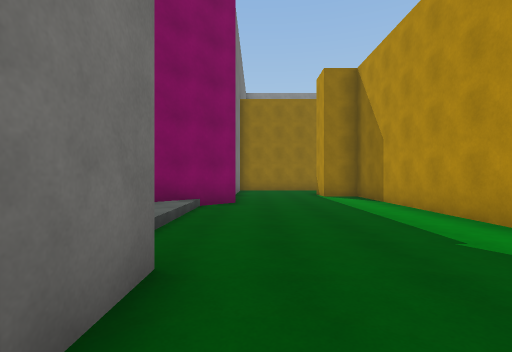
[1] (above)

24 first-person views from a walk through a 3-D level made in the Unity game engine. The camera is 1.4 m above the floor, looks level and sees 85° across. The floor is counted in squares, 2 m on a side. Each view is taken from the middle of a square. On the plan, view 1 faces up. The plan holds only what a view shows up to about 9 squares ahead; the rest is blank. The place goes on beyond the plan. The player character is not drawn. Surface patterns are stand-ins for the level's own textures.

[2]
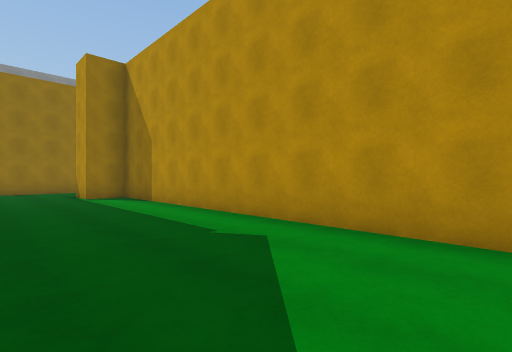

[3]
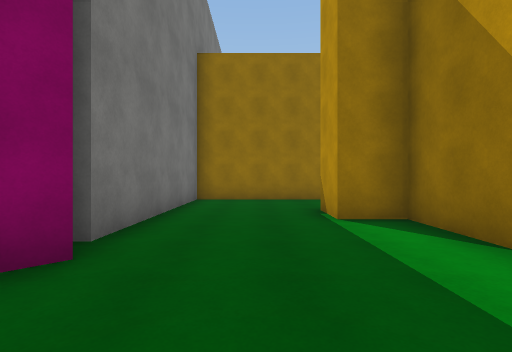

[4]
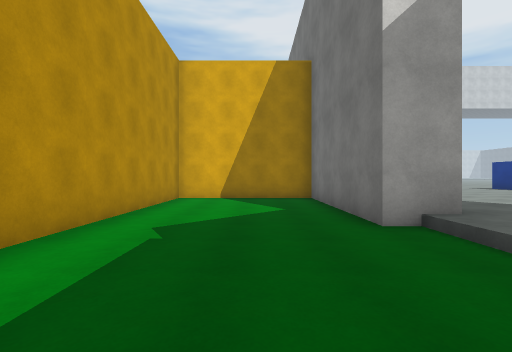

[5]
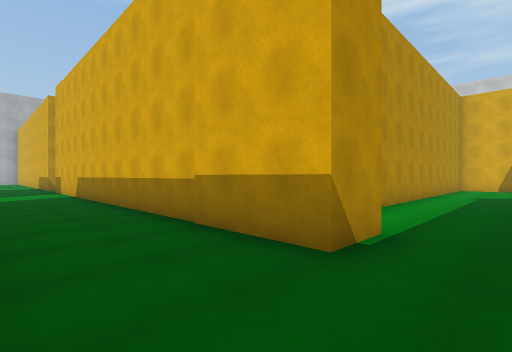

[6]
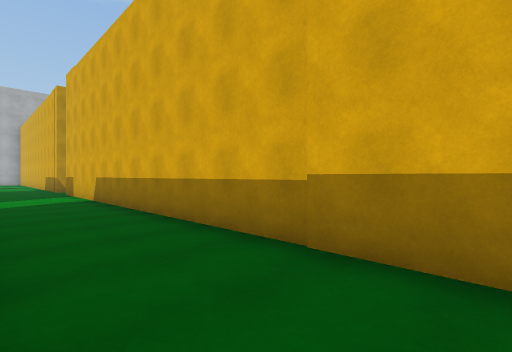

[7]
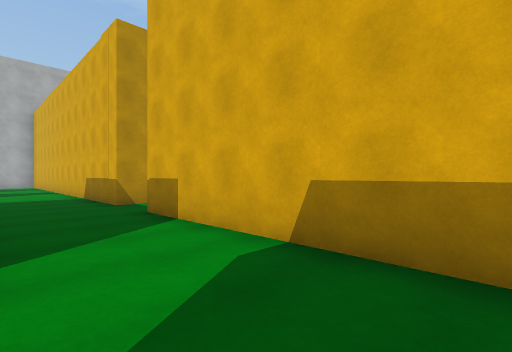

[8]
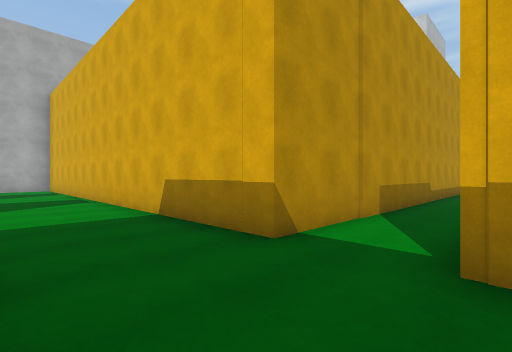

[9]
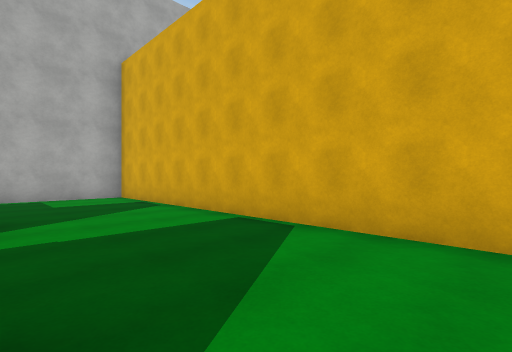

[10]
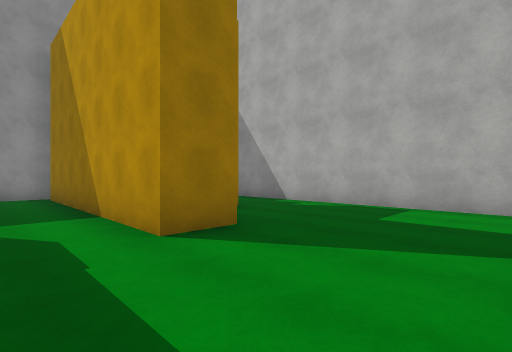

[11]
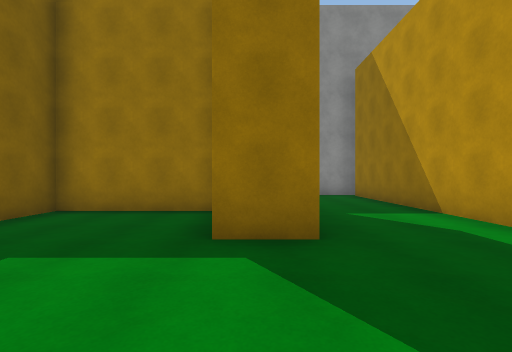

[12]
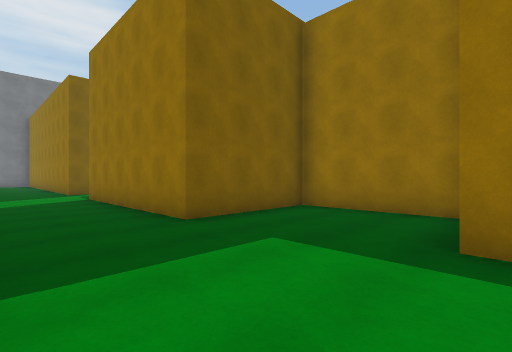

[13]
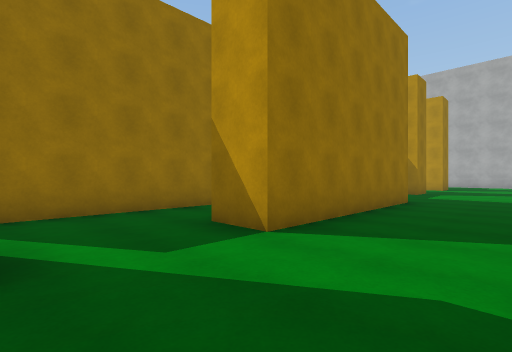

[14]
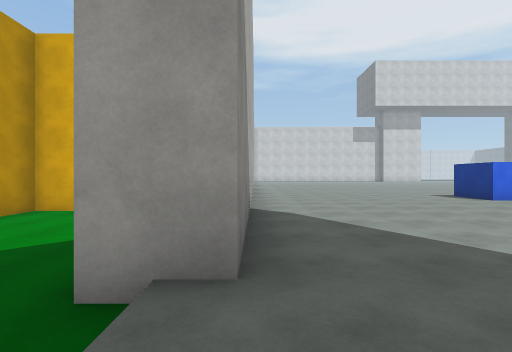

[15]
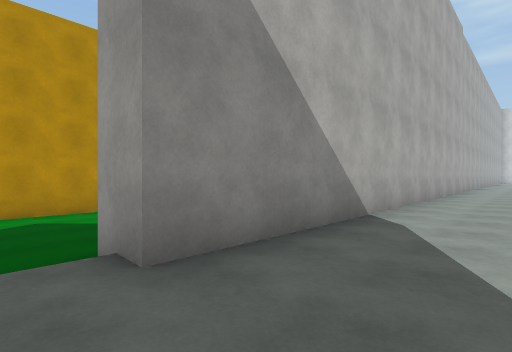

[16]
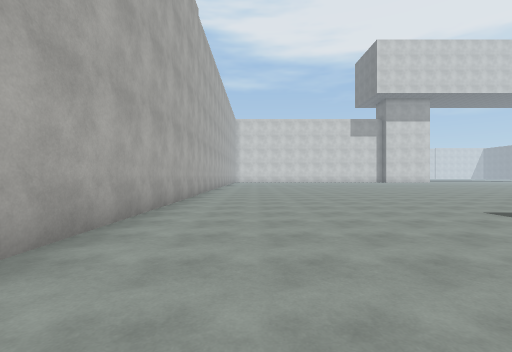

[17]
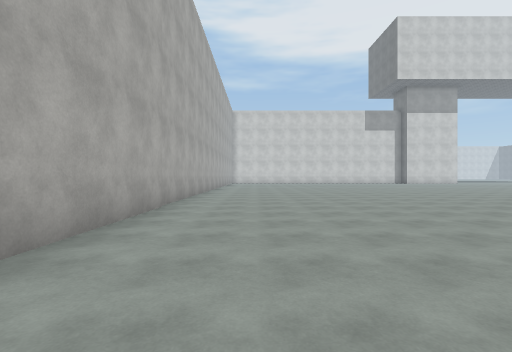

[18]
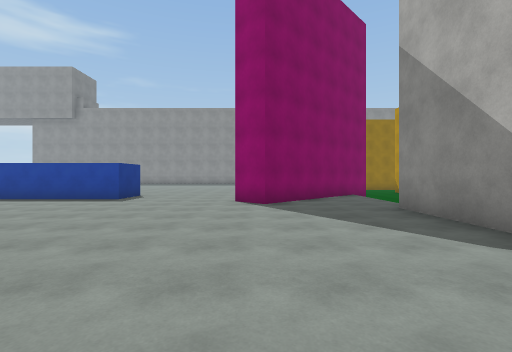

[19]
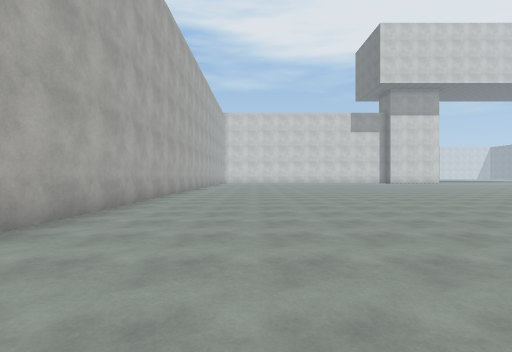

[20]
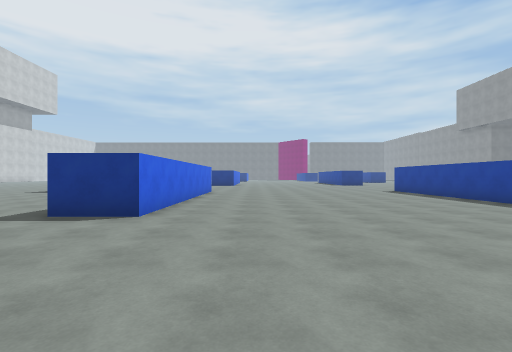

[21]
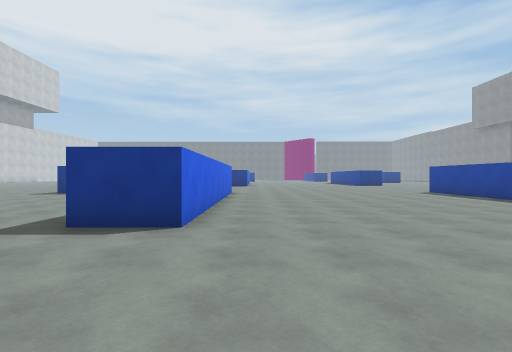

[22]
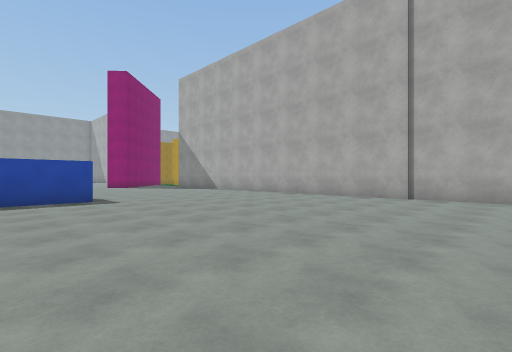

[23]
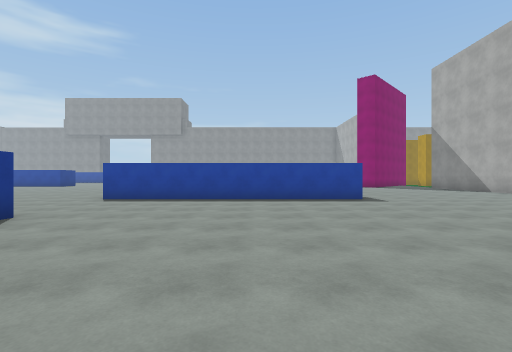

[24]
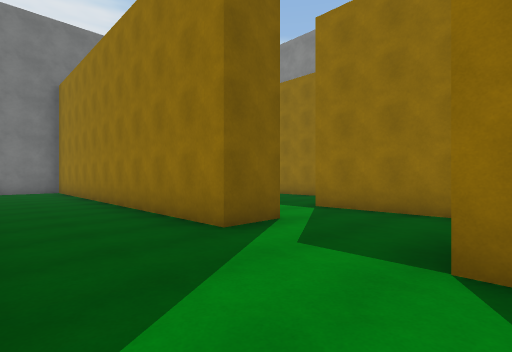

### Floor plan
Key: @ floor where view 1 was taken; # wall or solid block; . main floor; - floor 0.25 m lower than the main floor.
Columns run from 16 left of view 1 to 31 right of it. Each row starts with its distance up from view 1.
 18                                         --#
 17                          -#####   #### ---#  --#
 16                          ------   #--- ---###--#
 15                          -----    #---#---#----#
 14                ############--######------------#
 13                #-------------------------------#
 12                #-------------------------------#
 11                #-------------------------------#
 10                #---#############-###############
  9                #----#           -#
  8                #----#           -#
  7               ##----#           -#
  6              ##-----#           -#
  5   ######... ##.-----#           -#
  4   .........##..-----#           -#
  3   .........#...-----#            #
  2   ............##----#            #
  1   ............##----#
  0   ............##@---#
 -1   ............##----#
 -2   ............##----#
 -3   ............#######
 -4   ######......#
 -5 ########......#
 -6 ..............#
 -7 ..............#
 -8 ..............#
 -9 ..............#
-10 ..............#
-11  .............##
-12   .............#
-13    ............#
-14     ...........#

Where each view was taken, in squares from view 1:
view 1: 0 up, 0 right, facing up
view 2: 0 up, 0 right, facing up-right
view 3: 5 up, 1 right, facing up
view 4: 6 up, 1 right, facing down
view 5: 13 up, 1 right, facing down-right
view 6: 13 up, 3 right, facing down-right
view 7: 13 up, 10 right, facing down-right
view 8: 13 up, 15 right, facing down-right
view 9: 14 up, 21 right, facing down-right
view 10: 11 up, 24 right, facing up-right
view 11: 11 up, 22 right, facing up
view 12: 11 up, 22 right, facing up-left
view 13: 11 up, 10 right, facing up-right
view 14: 4 up, 2 left, facing down
view 15: 3 up, 4 left, facing down-right
view 16: 1 down, 4 left, facing down
view 17: 5 down, 4 left, facing down
view 18: 4 down, 5 left, facing up
view 19: 4 down, 5 left, facing down
view 20: 2 down, 4 left, facing left
view 21: 3 down, 5 left, facing left
view 22: 14 down, 11 left, facing up-right
view 23: 14 down, 12 left, facing up
view 24: 11 up, 13 right, facing up-left
